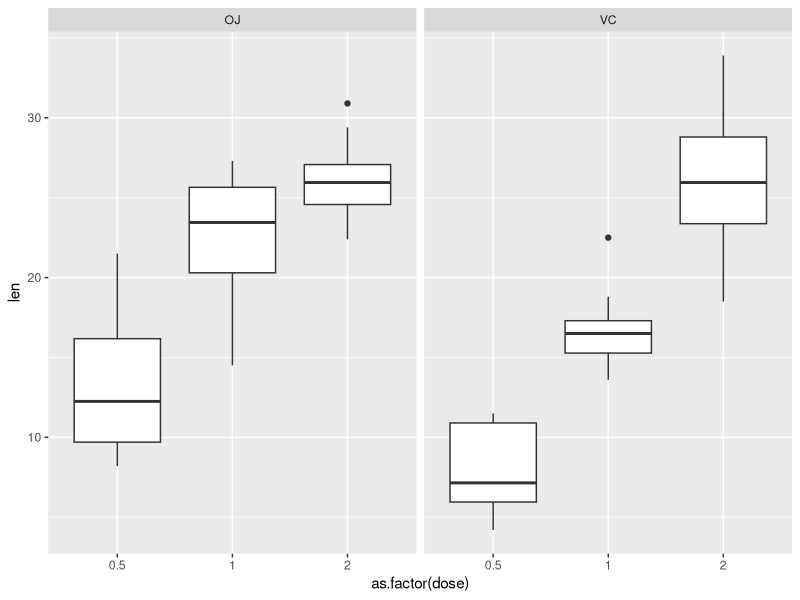
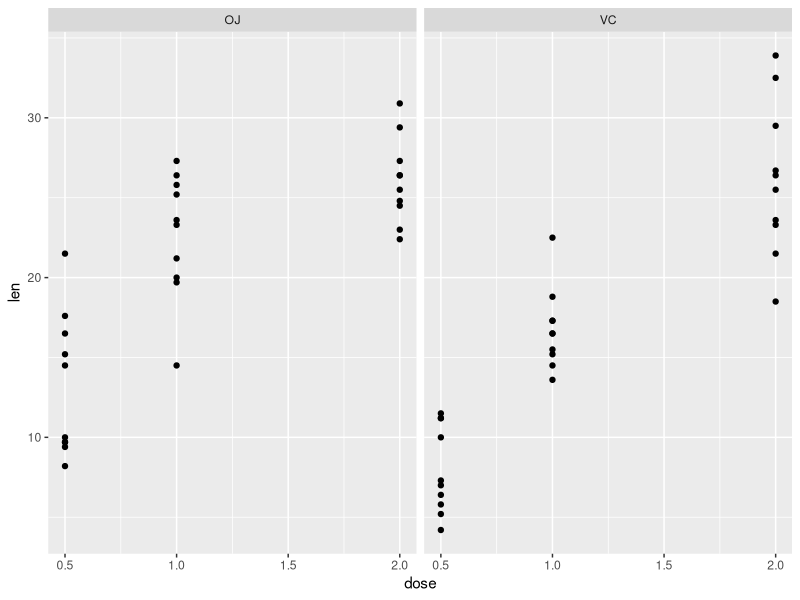

The R script that drew these images, in order:
## ---- chunk 1
knitr::opts_chunk$set(echo = TRUE)
## ---- chunk 2
library(tidyverse)
library(datasets)
library(knitr)

## ---- chunk 3

ToothGrowthSummary <- ToothGrowth %>%
  group_by(supp,dose) %>%
  summarise(average = mean(len))

kable(ToothGrowthSummary, type = "html", caption = "Tooth Growth Summary")

## ---- chunk 4
ggplot(ToothGrowth)+
    geom_boxplot(mapping = aes(x = as.factor(dose), y = len))+
    facet_grid(. ~ supp)
## ---- chunk 5
ggplot(ToothGrowth)+
    geom_point(mapping = aes(x = dose, y = len))+
    facet_grid(. ~ supp)
## ---- chunk 6
ToothGrowthVariance <- ToothGrowth %>%
  group_by(supp,dose) %>%
  summarise(Variance = sd(len)^2)

kable(ToothGrowthVariance, type = "html", caption = "Tooth Growth Variance")

## ---- chunk 7

oj <- ToothGrowth %>% filter(supp=="OJ")
vc <- ToothGrowth %>% filter(supp=="VC")
t.test(oj$len,vc$len, paired = FALSE)

## ---- chunk 8

oj0.5 <- ToothGrowth %>% filter(supp=="OJ", dose=="0.5")
vc0.5 <- ToothGrowth %>% filter(supp=="VC", dose=="0.5")
t.test(oj0.5$len,vc0.5$len, paired = FALSE)

## ---- chunk 9

oj1 <- ToothGrowth %>% filter(supp=="OJ", dose=="1")
vc1 <- ToothGrowth %>% filter(supp=="VC", dose=="1")
t.test(oj1$len,vc1$len, paired = FALSE)

## ---- chunk 10

oj2 <- ToothGrowth %>% filter(supp=="OJ", dose=="2")
vc2 <- ToothGrowth %>% filter(supp=="VC", dose=="2")
t.test(oj2$len,vc2$len)

## ---- chunk 11

dose0.5 <- ToothGrowth %>% filter(dose=="0.5")
dose1 <- ToothGrowth %>% filter(dose=="1")
dose2 <- ToothGrowth %>% filter(dose=="2")

t.test(dose0.5$len,dose1$len, paired = FALSE)

## ---- chunk 12

t.test(dose1$len,dose2$len, paired = FALSE)

## ---- chunk 13

t.test(dose0.5$len,dose2$len, paired = FALSE)

